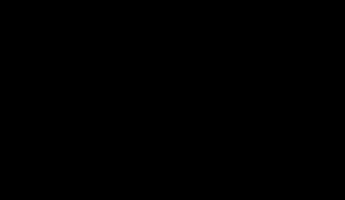
Frame 1 (no input)
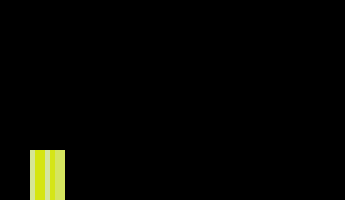
Frame 60 (the mouse pressed at the canvas centre just before this capture)
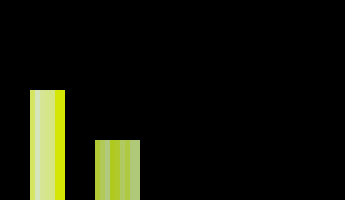
Frame 120 (the mouse held since frame 60 and released just before this capture)

The Processing sketch that drew these frames (run headless with seeded random() and noise(); from frame 60 on, the mouse is pressed at the canvas centre):

// Processing sketch: processing_57720
// ── processing_57720.pde

int pos = 10;
 
void setup (){
  size (345,200);
  background (0);
  frameRate (60);
}
 void draw (){
   pos--;
  
  
   for(int i = 30; i < 60; i += 5) {
   fill (213,229,random(192));
   noStroke();
   rect(i,200,10,pos);

  for (int j = 95; j < 135; j += 5) {
  fill (176,201,random(144));
  noStroke();
  rect(j,250,10,pos);

   
  for (int l =170; l <220; l +=5) {
  fill (136,165,random(100));
  noStroke();
  rect(l,350,10,pos);
   

  for (int n =255;n<315; n +=5)  {
  fill(88,118,random(48));
  noStroke();
  rect(n,450,10,pos);
     
  }
  }
}
 }
 }
